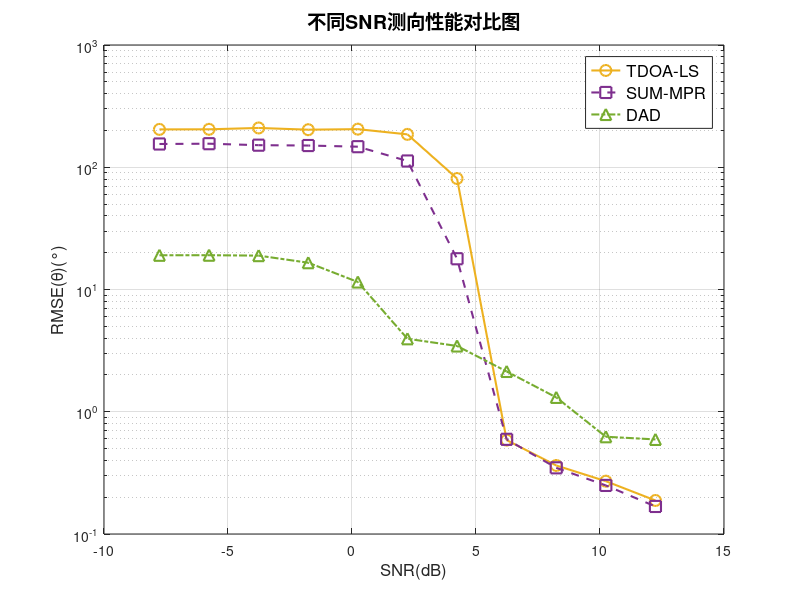

This chart was generated by the following MATLAB code:
clc
close all
clear
load DAD_RMSE_SNR.mat;
load MPR_RMSE_SNR.mat;
load TDOA_RMSE_SNR.mat;
load SNR_receive.mat;

figure;

semilogy(SNR_receive, TDOA_MSE, 'o-', 'color', [0.9290 0.6940 0.1250], 'LineWidth', 1.5, 'MarkerSize', 8); hold on;
semilogy(SNR_receive, MPR_MSE, 's--', 'color', [0.4940 0.1840 0.5560], 'LineWidth', 1.5, 'MarkerSize', 8);
semilogy(SNR_receive, DAD_MSE, '^-.', 'color', [0.4660 0.6740 0.1880], 'LineWidth', 1.5, 'MarkerSize', 8);

% 图例、标题、坐标轴
legend({'TDOA-LS', 'SUM-MPR', 'DAD'}, 'FontSize', 12);
title('不同SNR测向性能对比图', 'FontSize', 14);
xlabel('SNR(dB)', 'FontSize', 12);
ylabel('RMSE(θ)(°)', 'FontSize', 12);
grid on;